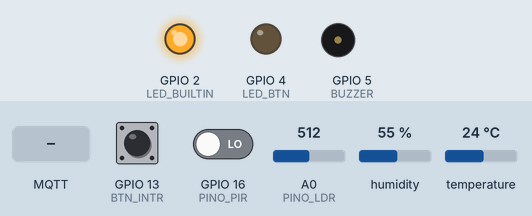
This program was run on a simulated ESP8266 (NodeMCU). On the bench: output pins drawn as LEDs (lit = HIGH, except the on-board LED, lit = LOW), buzzer (waves = sounding, pin HIGH). The inputs (shaded band) are chosen by the test bench; at power-on: GPIO 13 (BTN_INTR) HIGH, GPIO 16 (PINO_PIR) LOW, A0 (PINO_LDR) = 512, humidity 55 %, temperature 24 °C. WiFi joins after 1.5 s; servers stay silent unless stated; random numbers use the default seed unless the program sets one; no MQTT or app messages arrive unless stated; what the program prints to the serial monitor is not drawn.

Above: at 3.3 s.
3.4 s: GPIO 13 (BTN_INTR) pulled LOW for 0.15 s
At 5.78 s:
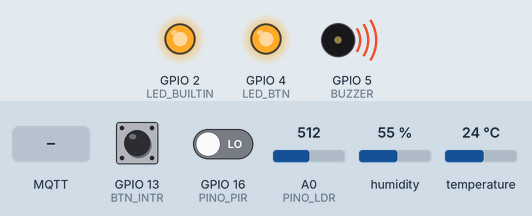
6.9 s: MQTT message "0" arrives on the first subscribed topic
At 8.1 s:
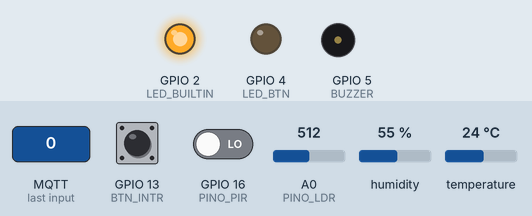
8.4 s: MQTT message "1" arrives on the first subscribed topic
At 11.48 s:
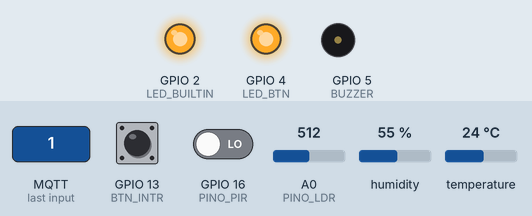
11.9 s: GPIO 13 (BTN_INTR) pulled LOW for 1 s
At 13.2 s:
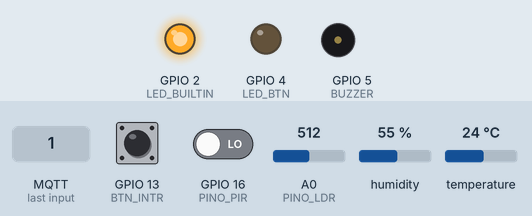
15.9 s: GPIO 13 (BTN_INTR) pulsed LOW 2 times (0.12 s each, 0.3 s apart)
At 16.27 s:
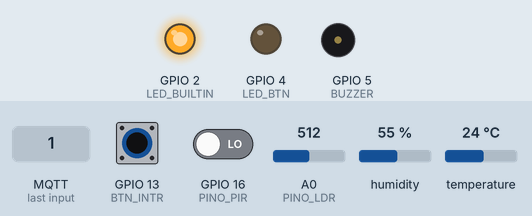
Timing chart, 0 to 18.9 s (numbered marks = the images above; inputs shaded):
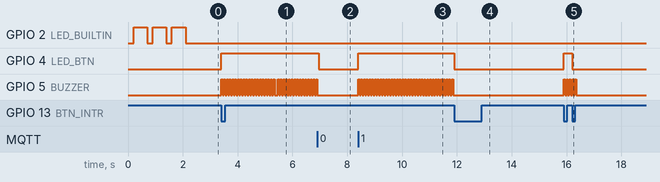

Measured:
- after the input at 3.4 s, GPIO 4 (LED_BTN): LOW → HIGH at once; GPIO 5 (BUZZER): alternates HIGH for 0.05 s and LOW for 0.05 s, starting at once
- after the input at 6.9 s, GPIO 4 (LED_BTN): HIGH → LOW after 0.06 s
- after the input at 8.4 s, GPIO 4 (LED_BTN): LOW → HIGH at once; GPIO 5 (BUZZER): alternates HIGH for 0.05 s and LOW for 0.05 s, starting at once
- after the input at 11.9 s, GPIO 4 (LED_BTN): HIGH → LOW at once
- after the input at 15.9 s, GPIO 4 (LED_BTN): LOW → HIGH at once, → LOW 0.30 s later; GPIO 5 (BUZZER): alternates HIGH for 0.05 s and LOW for 0.05 s, 10 changes in all, then stays LOW, starting at once
- by itself, GPIO 2 (LED_BUILTIN): alternates HIGH for 0.50 s and LOW for 0.20 s, 5 changes in all, then stays LOW

The program:

main.cpp
```cpp
#include <Arduino.h>
#include "wifi.h"
#include "atuadores.h"
#include "mqtt.h"
#include "sensores.h"

bool wifi_conectado = false;
unsigned long u_tempo_luminosidade;

void setup() {

  Serial.begin(74880);
  config_gpio();
  configurar_gpio_sensores();
  iniciar_wifi();
  conectar_wifi();
  iniciar_mqtt();
  yield();

}

void loop() {
  check_reconectar_mqtt();
  if (checar_wifi() == 0){
    //Serial.printf("Rede conectada, prosseguindo com rotina...");
    wifi_conectado = true;
  }else{
      wifi_conectado = false;
      conectar_wifi();
  }
  led_btin_wifi(wifi_conectado);
  //Serial.println("Rotina!");
  state_machine_luminosidade();
  state_machine_temperatura();
  check_reconectar_mqtt();
  buzzer();
  yield();

}
```

atuadores.cpp
```cpp
#include "atuadores.h"
#include "mqtt.h"

int tempo_led = 500;
volatile unsigned long tempo_anterior = 0;
volatile bool alarme_estado = false;

void IRAM_ATTR f_btn_intr(){
    unsigned long agora = millis();
    if (agora - tempo_anterior >= 300){
        tempo_anterior = agora;
        alarme_estado = !alarme_estado;
        publicar_alarme(alarme_estado);
        digitalWrite(LED_BTN, alarme_estado);
    }

}
void config_gpio() {
    pinMode(LED_BUILTIN, OUTPUT);
    pinMode(BUZZER, OUTPUT);
    pinMode(LED_BTN, OUTPUT);
    pinMode(BTN_INTR, INPUT_PULLUP);
    attachInterrupt(digitalPinToInterrupt(BTN_INTR), f_btn_intr, FALLING);

}

void led_btin_piscar(int m){
    digitalWrite(LED_BUILTIN, LOW);
    delay(100 * m);
    digitalWrite(LED_BUILTIN, HIGH);
    delay(100 * m);
}


void led_btin_wifi(bool wifi){
    if (wifi){
        digitalWrite(LED_BUILTIN, LOW);
    } else {
        digitalWrite(LED_BUILTIN, HIGH);
    }
}

void buzzer(){
    if (alarme_estado){
        digitalWrite(LED_BTN, HIGH);
        for (int i = 1; i < 6; i++){
            digitalWrite(BUZZER, HIGH);
            delay(50);
            digitalWrite(BUZZER, LOW);
            delay(50);
        }


    } else {
        digitalWrite(BUZZER, LOW);
        digitalWrite(LED_BTN, LOW);
    }
}
```

atuadores.h
```cpp
#ifndef ATUADORES_H
#define ATUADORES_H

#include <Arduino.h>
#include <gpio.h>


#define LED_BTN 4
#define BUZZER 5
#define BTN_INTR 13


void config_gpio();
void led_btin_piscar(int m);
void led_btin_wifi(bool wifi);
void buzzer();

#endif
```

mqtt.cpp
```cpp
#include "mqtt.h"
#include "atuadores.h"

extern bool alarme_estado;
const char* server_mqtt = "broker.hivemq.com";
const char* topico_alarme = "gSN/alarme";
const int porta_mqtt = 1883;
unsigned long tempo_anterior_mqtt = 0;
String clientId = "G_ESP8266" + String (ESP.getChipId(), HEX) + "-" + String(random(1000, 9999));
String nome_comodo = "escritório";

WiFiClient espClient;
PubSubClient client(espClient);

void callback(char* topic, byte* payload, unsigned int lenght){
    String mensagem;
    for (unsigned int i = 0; i < lenght; i++) {
        mensagem += (char)payload[i];
    }
    Serial.print("Msg alarme: ");
    Serial.println(mensagem);
    if (mensagem == "1") alarme_estado = true;
    if (mensagem == "0") alarme_estado = false;
    buzzer();
}

void iniciar_mqtt(){
    client.setServer(server_mqtt, porta_mqtt);
    client.setCallback(callback);
    Serial.println("Conectanddo ao server MQTT...");

}
void check_reconectar_mqtt(){
    unsigned long agora = millis();
    client.loop();
    if (!client.connected() && agora - tempo_anterior_mqtt >= 5000){
        tempo_anterior_mqtt = agora;
        Serial.printf("Conexão MQTT perdida, reconectando...");

        if (client.connect(clientId.c_str())){
            Serial.printf("Reconectado!");
            client.subscribe(topico_alarme);
            client.loop();
        } else {
            Serial.printf("Reconexão falhou, tentando no próximo loop...");
            Serial.print(client.state());
        }

    } else {
        client.loop();
    }
}

void publicar_alarme(bool m){
    if (m) {
        client.publish(topico_alarme, "1");
    } else {
        client.publish(topico_alarme, "0");
    }
}

void publicar_dados(String topico, int dados);
```

mqtt.h
```cpp
#ifndef MQTT_H
#define MQTT_H

#include <ESP8266WiFi.h>
#include <PubSubClient.h>


void iniciar_mqtt();
void check_reconectar_mqtt();
void publicar_alarme(bool m);

#endif
```

sensores.cpp
```cpp
#include "sensores.h"
#include "atuadores.h"
#include "mqtt.h"
#include <Arduino.h>
#include <gpio.h>
#include "DHT.h"


//luminosidade
#define PINO_LDR A0
static rotina_dados estado_leitura_luminosidade = LEITURA_SENSOR;
int leitura_luminosidade = 0;
int n_leituras = 1;
int media;
static unsigned long u_leitura_lum = 0;

//Temperatura
#define PINO_DHT 14
static rotina_dados estado_leitura_temperatura = LEITURA_SENSOR;
float leitura_temperatura = 0;
float media_temperatura = 0;
float leitura_humidade = 0;
float media_humidade = 0;
static unsigned long u_leitura_tu = 0;
int n_leitura_temp = 0;

//Presença
#define PINO_PIR 16 //D0
bool ultimo_estado = false;
float tempo_intr_anterior = 0;
extern bool alarme_estado;

void IRAM_ATTR f_presenca_intr(){
    if (millis() - tempo_intr_anterior > 400){
        tempo_intr_anterior = millis();
        alarme_estado = !alarme_estado;
        publicar_alarme(alarme_estado);
        digitalWrite(LED_BTN, alarme_estado);
    }
}


DHT dht(PINO_DHT, DHT22);


void configurar_gpio_sensores(){
    pinMode(PINO_LDR, INPUT);
    pinMode(PINO_DHT, INPUT);
    pinMode(PINO_PIR, INPUT);
    attachInterrupt(digitalPinToInterrupt(PINO_PIR), f_presenca_intr, RISING);
    dht.begin();
}

void state_machine_luminosidade(){
    switch(estado_leitura_luminosidade){
        case LEITURA_SENSOR:
            if (millis() - u_leitura_lum > 1000){
                u_leitura_lum = millis();
                leitura_luminosidade += analogRead(PINO_LDR);
                n_leituras++;
                if (n_leituras >= 5) estado_leitura_luminosidade = MEDIA_LEITURA;
                break;
            } else {
                break;
            }
        case MEDIA_LEITURA: {
            media = leitura_luminosidade / 5;
            estado_leitura_luminosidade = POSTAR_MEDIA;
            break;
        }
        case POSTAR_MEDIA:
            n_leituras = 0;
            leitura_luminosidade = 0;
            Serial.println("Luminosidade: "+ String(media));
            estado_leitura_luminosidade = LEITURA_SENSOR;
            break;


    }

}

void state_machine_temperatura(){
    switch(estado_leitura_temperatura){
        case LEITURA_SENSOR:
            if (millis() - u_leitura_tu > 5000){
                u_leitura_tu = millis();
                leitura_temperatura = dht.readTemperature();
                leitura_humidade = dht.readHumidity();
                if (isnan(leitura_temperatura) || isnan(leitura_humidade)){
                    Serial.println("Leitura falhou");
                    break;
                }
                n_leitura_temp++;
                media_temperatura += leitura_temperatura;
                media_humidade += leitura_humidade;
                if (n_leitura_temp >= 10){
                    estado_leitura_temperatura = MEDIA_LEITURA;
                    break;
                }
                estado_leitura_temperatura = POSTAR_MEDIA;
                break;

            } else {
                break;
            }

        case MEDIA_LEITURA:{
            n_leitura_temp = 1;
            String media_string = "Temperatura >> " + String(media_temperatura / 10) + " ºC / Humidade >> " + String(media_humidade / 10) + " %";
            Serial.print("Média e leituras em 10 ciclos: ");
            Serial.println(media_string);
            estado_leitura_temperatura = POSTAR_MEDIA;
            media_humidade = 0;
            media_temperatura = 0;
            break;
        }
        case POSTAR_MEDIA:
            String string_temp_umid_atual = "Temperatura atual >> " + String(leitura_temperatura) + " ºC / Umidade: " + String(leitura_humidade) + " %";
            Serial.println(string_temp_umid_atual);
            estado_leitura_temperatura = LEITURA_SENSOR;
            break;
    }

}
```

sensores.h
```cpp
#ifndef SENSORES_H
#define SENSORES_H

void state_machine_luminosidade();
void state_machine_temperatura();
void configurar_gpio_sensores();

typedef enum {
    LEITURA_SENSOR,
    MEDIA_LEITURA,
    POSTAR_MEDIA
} rotina_dados;

#endif
```

wifi.cpp
```cpp
#include <ESP8266WiFi.h>
#include "wifi.h"
#include "atuadores.h"
const char* nome_rede = "Pedro";
const char* senha = "B856E97E0";

long unsigned tempo_reconexao = 2000;
int vezes_reconexao = 1;
long unsigned ultima_reconexao = 0;

void iniciar_wifi(){
    WiFi.mode(WIFI_STA);
}

void conectar_wifi(){
    WiFi.begin(nome_rede, senha);
    Serial.printf("Tentando conectar a rede...");
    while (WiFi.status() != WL_CONNECTED) {
        led_btin_piscar(2);
        Serial.print(". ");
        delay(300);
    }
    switch (WiFi.status()){
        case WL_CONNECTED:
            Serial.println("Conectado! IP: ");
            Serial.println(WiFi.localIP());
            break;
        case WL_CONNECT_FAILED:
            Serial.println("Falha ao conectar a rede...");
            break;
        default:
            Serial.print("Erro: ");
            Serial.println(WiFi.status());

    }
}

void reconexao(){

    unsigned long agora = millis();
    if (agora - ultima_reconexao >= tempo_reconexao * vezes_reconexao){
        conectar_wifi();
        ultima_reconexao = millis();
        if (vezes_reconexao < 20) vezes_reconexao++;
    }


}

int checar_wifi(){
        switch (WiFi.status()){
        case WL_CONNECTED:
            //Serial.println("Conectado!");
            return 0;
        case WL_CONNECT_FAILED:
            Serial.println("Falha ao conectar a rede...");
            led_btin_piscar(1);
            return 1;
        case WL_DISCONNECTED:
            Serial.println("Rede desconectada...");
            led_btin_piscar(1);
            return 2;
        case WL_NO_SSID_AVAIL:
            Serial.println("Rede não existente...");
            led_btin_piscar(1);
            return 2;
        default:
            Serial.print("Erro: ");
            Serial.println(WiFi.status());
            led_btin_piscar(1);
            return 3;

    }
}
```

wifi.h
```cpp
#ifndef WIFI_H
#define WIFI_H

//a


int checar_wifi();
void reconexao();
void conectar_wifi();
void iniciar_wifi();

#endif
```
